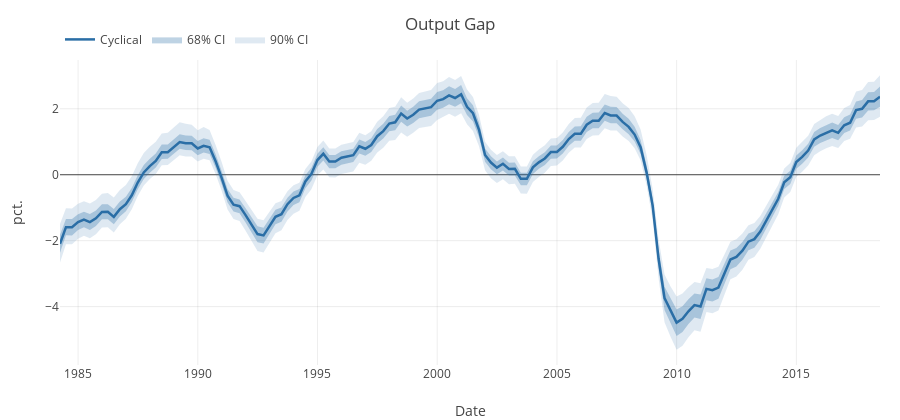
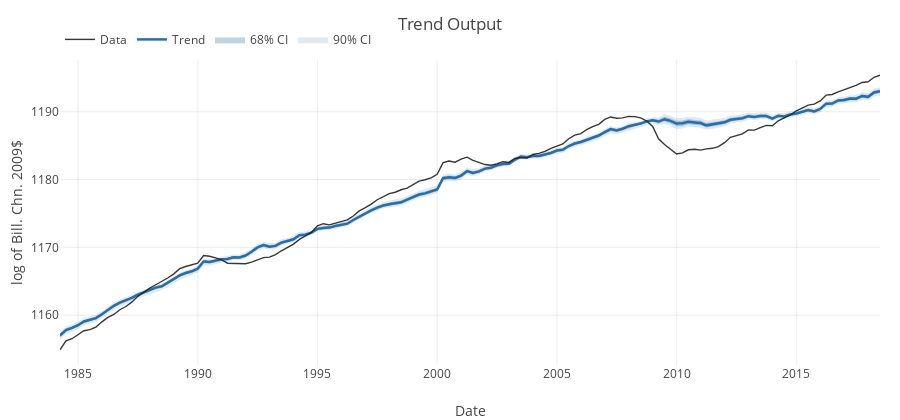
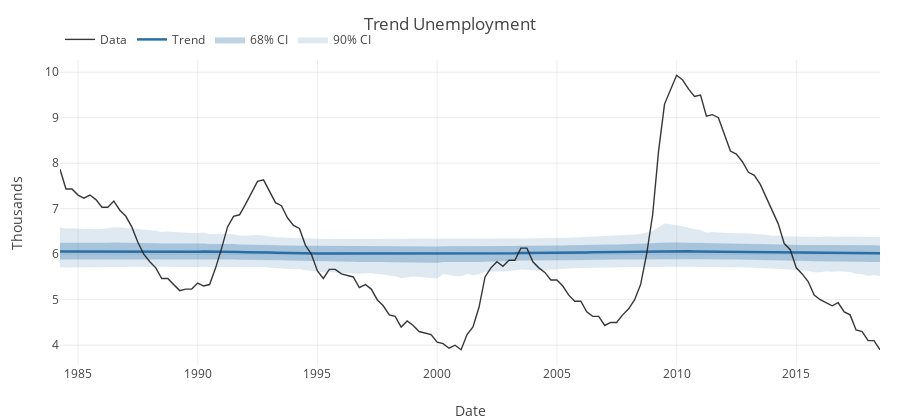
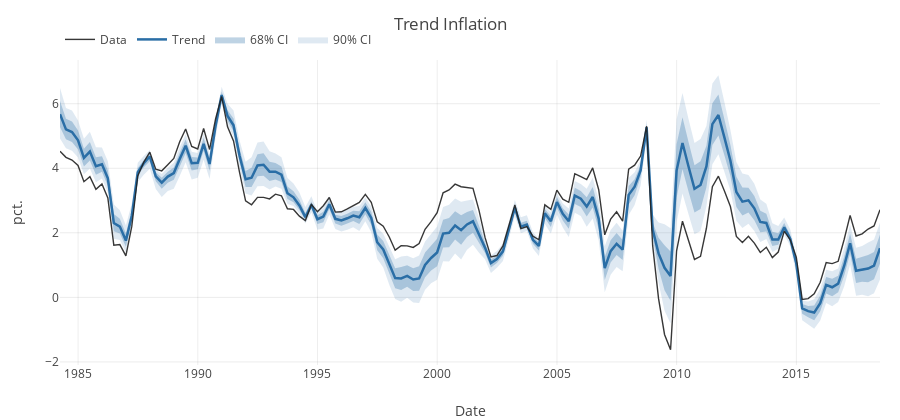

Source (notebook cell) for these figures, in order:
### Code cell
main_color = "#2A6EA6"                    # median line
band68     = "rgba(42,110,166,0.30)"      # inner band
band90     = "rgba(42,110,166,0.15)"      # outer band
data_color = "#222222"                    # raw data

# ============= Business Cyclical =============
plt_cycle = Plot([
    scatter(x=date, y=α_05[C_ind,:].*σʸ[1], mode="lines",
            line=attr(color="rgba(0,0,0,0)"), hoverinfo="skip", showlegend=false),
    scatter(x=date, y=α_95[C_ind,:].*σʸ[1], mode="lines", name="90% CI",
            fill="tonexty", fillcolor=band90, line=attr(color="rgba(0,0,0,0)")),
    scatter(x=date, y=α_16[C_ind,:].*σʸ[1], mode="lines",
            line=attr(color="rgba(0,0,0,0)"), hoverinfo="skip", showlegend=false),
    scatter(x=date, y=α_84[C_ind,:].*σʸ[1], mode="lines", name="68% CI",
            fill="tonexty", fillcolor=band68, line=attr(color="rgba(0,0,0,0)")),
    scatter(x=date, y=α_med[C_ind,:].*σʸ[1], mode="lines", name="Cyclical",
            line=attr(color=main_color, width=2.5))
],
Layout(
    title="Output Gap", template="plotly_white", hovermode="x unified",
    width=900, height=420, margin=attr(l=60,r=20,t=60,b=55),
    xaxis=attr(title="Date", showgrid=true, zeroline=true),
    yaxis=attr(title="pct.", gridcolor="rgba(0,0,0,0.08)", zeroline=true),
    legend=attr(orientation="h", x=0.0, y=1.02, yanchor="bottom", bgcolor="rgba(0,0,0,0)")
))
display(plt_cycle)


# ============= Trend output + Data =============
plt_trend = Plot([
    # 90% band (lower then upper, fill to next y)
    scatter(x=date, y=α_05[τ_y,:].*σʸ[1], mode="lines",
            line=attr(color="rgba(0,0,0,0)"), hoverinfo="skip", showlegend=false),
    scatter(x=date, y=α_95[τ_y,:].*σʸ[1], mode="lines", name="90% CI",
            fill="tonexty", fillcolor=band90, line=attr(color="rgba(0,0,0,0)")),
    # 68% band
    scatter(x=date, y=α_16[τ_y,:].*σʸ[1], mode="lines",
            line=attr(color="rgba(0,0,0,0)"), hoverinfo="skip", showlegend=false),
    scatter(x=date, y=α_84[τ_y,:].*σʸ[1], mode="lines", name="68% CI",
            fill="tonexty", fillcolor=band68, line=attr(color="rgba(0,0,0,0)")),
    # median & data
    scatter(x=date, y=α_med[τ_y,:].*σʸ[1], mode="lines", name="Trend",
            line=attr(color=main_color, width=2.5)),
    scatter(x=date, y=y, mode="lines", name="Data",
            line=attr(color=data_color, width=1.4), opacity=0.9)
],
Layout(
    title="Trend Output", template="plotly_white", hovermode="x unified",
    width=900, height=420, margin=attr(l=60,r=20,t=60,b=55),
    xaxis=attr(title="Date", showgrid=true, zeroline=false),
    yaxis=attr(title="log of Bill. Chn. 2009\$", gridcolor="rgba(0,0,0,0.08)", zeroline=false),
    legend=attr(orientation="h", x=0.0, y=1.02, yanchor="bottom", bgcolor="rgba(0,0,0,0)")
))
display(plt_trend)


# ============= Trend Unemployment =============
plt_trend = Plot([
    # 90% band (lower then upper, fill to next y)
    scatter(x=date, y=α_05[τ_u,:].*σʸ[2], mode="lines",
            line=attr(color="rgba(0,0,0,0)"), hoverinfo="skip", showlegend=false),
    scatter(x=date, y=α_95[τ_u,:].*σʸ[2], mode="lines", name="90% CI",
            fill="tonexty", fillcolor=band90, line=attr(color="rgba(0,0,0,0)")),
    # 68% band
    scatter(x=date, y=α_16[τ_u,:].*σʸ[2], mode="lines",
            line=attr(color="rgba(0,0,0,0)"), hoverinfo="skip", showlegend=false),
    scatter(x=date, y=α_84[τ_u,:].*σʸ[2], mode="lines", name="68% CI",
            fill="tonexty", fillcolor=band68, line=attr(color="rgba(0,0,0,0)")),
    # median & data
    scatter(x=date, y=α_med[τ_u,:].*σʸ[2], mode="lines", name="Trend",
            line=attr(color=main_color, width=2.5)),
    scatter(x=date, y=u_data, mode="lines", name="Data",
            line=attr(color=data_color, width=1.4), opacity=0.9)
],
Layout(
    title="Trend Unemployment", template="plotly_white", hovermode="x unified",
    width=900, height=420, margin=attr(l=60,r=20,t=60,b=55),
    xaxis=attr(title="Date", showgrid=true, zeroline=false),
    yaxis=attr(title="Thousands", gridcolor="rgba(0,0,0,0.08)", zeroline=false),
    legend=attr(orientation="h", x=0.0, y=1.02, yanchor="bottom", bgcolor="rgba(0,0,0,0)")
))
display(plt_trend)

# ============= Trend Inflation =============
plt_trend = Plot([
    # 90% band (lower then upper, fill to next y)
        scatter(x=date, y=α_05[τ_π,:].*σʸ[3], mode="lines",
            line=attr(color="rgba(0,0,0,0)"), hoverinfo="skip", showlegend=false),
    scatter(x=date, y=α_95[τ_π,:].*σʸ[3], mode="lines", name="90% CI",
            fill="tonexty", fillcolor=band90, line=attr(color="rgba(0,0,0,0)")),
    # 68% band
    scatter(x=date, y=α_16[τ_π,:].*σʸ[3], mode="lines",
            line=attr(color="rgba(0,0,0,0)"), hoverinfo="skip", showlegend=false),
    scatter(x=date, y=α_84[τ_π,:].*σʸ[3], mode="lines", name="68% CI",
            fill="tonexty", fillcolor=band68, line=attr(color="rgba(0,0,0,0)")),
    # median & data
    scatter(x=date, y=α_med[τ_π,:].*σʸ[3], mode="lines", name="Trend",
            line=attr(color=main_color, width=2.5)),
    scatter(x=date, y=π_data, mode="lines", name="Data",
            line=attr(color=data_color, width=1.4), opacity=0.9)
],
Layout(
    title="Trend Inflation", template="plotly_white", hovermode="x unified",
    width=900, height=420, margin=attr(l=60,r=20,t=60,b=55),
    xaxis=attr(title="Date", showgrid=true, zeroline=false),
    yaxis=attr(title="pct.", gridcolor="rgba(0,0,0,0.08)", zeroline=false),
    legend=attr(orientation="h", x=0.0, y=1.02, yanchor="bottom", bgcolor="rgba(0,0,0,0)")
))
display(plt_trend)

### Figure 1 — Plotly figure (JSON) as saved in the notebook; plotly's stock layout.template omitted (floating-point values rounded to 4 significant figures; data arrays with more than 128 entries replaced by an {"elided": "..."} marker saying what was removed)
{"data": [{"hoverinfo": "skip", "line": {"color": "rgba(0,0,0,0)"}, "mode": "lines", "showlegend": false, "type": "scatter", "x": {"elided": "138 str values"}, "y": {"elided": "138 float values"}}, {"fill": "tonexty", "fillcolor": "rgba(42,110,166,0.15)", "line": {"color": "rgba(0,0,0,0)"}, "mode": "lines", "name": "90% CI", "type": "scatter", "x": {"elided": "138 str values"}, "y": {"elided": "138 float values"}}, {"hoverinfo": "skip", "line": {"color": "rgba(0,0,0,0)"}, "mode": "lines", "showlegend": false, "type": "scatter", "x": {"elided": "138 str values"}, "y": {"elided": "138 float values"}}, {"fill": "tonexty", "fillcolor": "rgba(42,110,166,0.30)", "line": {"color": "rgba(0,0,0,0)"}, "mode": "lines", "name": "68% CI", "type": "scatter", "x": {"elided": "138 str values"}, "y": {"elided": "138 float values"}}, {"line": {"color": "#2A6EA6", "width": 2.5}, "mode": "lines", "name": "Cyclical", "type": "scatter", "x": {"elided": "138 str values"}, "y": {"elided": "138 float values"}}], "layout": {"height": 420, "hovermode": "x unified", "legend": {"bgcolor": "rgba(0,0,0,0)", "orientation": "h", "x": 0, "y": 1.02, "yanchor": "bottom"}, "margin": {"b": 55, "l": 60, "r": 20, "t": 60}, "title": "Output Gap", "width": 900, "xaxis": {"showgrid": true, "title": "Date", "zeroline": true}, "yaxis": {"gridcolor": "rgba(0,0,0,0.08)", "title": "pct.", "zeroline": true}}}

### Figure 2 — Plotly figure (JSON) as saved in the notebook; plotly's stock layout.template omitted (floating-point values rounded to 4 significant figures; data arrays with more than 128 entries replaced by an {"elided": "..."} marker saying what was removed)
{"data": [{"hoverinfo": "skip", "line": {"color": "rgba(0,0,0,0)"}, "mode": "lines", "showlegend": false, "type": "scatter", "x": {"elided": "138 str values"}, "y": {"elided": "138 float values"}}, {"fill": "tonexty", "fillcolor": "rgba(42,110,166,0.15)", "line": {"color": "rgba(0,0,0,0)"}, "mode": "lines", "name": "90% CI", "type": "scatter", "x": {"elided": "138 str values"}, "y": {"elided": "138 float values"}}, {"hoverinfo": "skip", "line": {"color": "rgba(0,0,0,0)"}, "mode": "lines", "showlegend": false, "type": "scatter", "x": {"elided": "138 str values"}, "y": {"elided": "138 float values"}}, {"fill": "tonexty", "fillcolor": "rgba(42,110,166,0.30)", "line": {"color": "rgba(0,0,0,0)"}, "mode": "lines", "name": "68% CI", "type": "scatter", "x": {"elided": "138 str values"}, "y": {"elided": "138 float values"}}, {"line": {"color": "#2A6EA6", "width": 2.5}, "mode": "lines", "name": "Trend", "type": "scatter", "x": {"elided": "138 str values"}, "y": {"elided": "138 float values"}}, {"line": {"color": "#222222", "width": 1.4}, "mode": "lines", "name": "Data", "opacity": 0.9, "type": "scatter", "x": {"elided": "138 str values"}, "y": {"elided": "138 float values"}}], "layout": {"height": 420, "hovermode": "x unified", "legend": {"bgcolor": "rgba(0,0,0,0)", "orientation": "h", "x": 0, "y": 1.02, "yanchor": "bottom"}, "margin": {"b": 55, "l": 60, "r": 20, "t": 60}, "title": "Trend Output", "width": 900, "xaxis": {"showgrid": true, "title": "Date", "zeroline": false}, "yaxis": {"gridcolor": "rgba(0,0,0,0.08)", "title": "log of Bill. Chn. 2009$", "zeroline": false}}}

### Figure 3 — Plotly figure (JSON) as saved in the notebook; plotly's stock layout.template omitted (floating-point values rounded to 4 significant figures; data arrays with more than 128 entries replaced by an {"elided": "..."} marker saying what was removed)
{"data": [{"hoverinfo": "skip", "line": {"color": "rgba(0,0,0,0)"}, "mode": "lines", "showlegend": false, "type": "scatter", "x": {"elided": "138 str values"}, "y": {"elided": "138 float values"}}, {"fill": "tonexty", "fillcolor": "rgba(42,110,166,0.15)", "line": {"color": "rgba(0,0,0,0)"}, "mode": "lines", "name": "90% CI", "type": "scatter", "x": {"elided": "138 str values"}, "y": {"elided": "138 float values"}}, {"hoverinfo": "skip", "line": {"color": "rgba(0,0,0,0)"}, "mode": "lines", "showlegend": false, "type": "scatter", "x": {"elided": "138 str values"}, "y": {"elided": "138 float values"}}, {"fill": "tonexty", "fillcolor": "rgba(42,110,166,0.30)", "line": {"color": "rgba(0,0,0,0)"}, "mode": "lines", "name": "68% CI", "type": "scatter", "x": {"elided": "138 str values"}, "y": {"elided": "138 float values"}}, {"line": {"color": "#2A6EA6", "width": 2.5}, "mode": "lines", "name": "Trend", "type": "scatter", "x": {"elided": "138 str values"}, "y": {"elided": "138 float values"}}, {"line": {"color": "#222222", "width": 1.4}, "mode": "lines", "name": "Data", "opacity": 0.9, "type": "scatter", "x": {"elided": "138 str values"}, "y": {"elided": "138 float values"}}], "layout": {"height": 420, "hovermode": "x unified", "legend": {"bgcolor": "rgba(0,0,0,0)", "orientation": "h", "x": 0, "y": 1.02, "yanchor": "bottom"}, "margin": {"b": 55, "l": 60, "r": 20, "t": 60}, "title": "Trend Unemployment", "width": 900, "xaxis": {"showgrid": true, "title": "Date", "zeroline": false}, "yaxis": {"gridcolor": "rgba(0,0,0,0.08)", "title": "Thousands", "zeroline": false}}}

### Figure 4 — Plotly figure (JSON) as saved in the notebook; plotly's stock layout.template omitted (floating-point values rounded to 4 significant figures; data arrays with more than 128 entries replaced by an {"elided": "..."} marker saying what was removed)
{"data": [{"hoverinfo": "skip", "line": {"color": "rgba(0,0,0,0)"}, "mode": "lines", "showlegend": false, "type": "scatter", "x": {"elided": "138 str values"}, "y": {"elided": "138 float values"}}, {"fill": "tonexty", "fillcolor": "rgba(42,110,166,0.15)", "line": {"color": "rgba(0,0,0,0)"}, "mode": "lines", "name": "90% CI", "type": "scatter", "x": {"elided": "138 str values"}, "y": {"elided": "138 float values"}}, {"hoverinfo": "skip", "line": {"color": "rgba(0,0,0,0)"}, "mode": "lines", "showlegend": false, "type": "scatter", "x": {"elided": "138 str values"}, "y": {"elided": "138 float values"}}, {"fill": "tonexty", "fillcolor": "rgba(42,110,166,0.30)", "line": {"color": "rgba(0,0,0,0)"}, "mode": "lines", "name": "68% CI", "type": "scatter", "x": {"elided": "138 str values"}, "y": {"elided": "138 float values"}}, {"line": {"color": "#2A6EA6", "width": 2.5}, "mode": "lines", "name": "Trend", "type": "scatter", "x": {"elided": "138 str values"}, "y": {"elided": "138 float values"}}, {"line": {"color": "#222222", "width": 1.4}, "mode": "lines", "name": "Data", "opacity": 0.9, "type": "scatter", "x": {"elided": "138 str values"}, "y": {"elided": "138 float values"}}], "layout": {"height": 420, "hovermode": "x unified", "legend": {"bgcolor": "rgba(0,0,0,0)", "orientation": "h", "x": 0, "y": 1.02, "yanchor": "bottom"}, "margin": {"b": 55, "l": 60, "r": 20, "t": 60}, "title": "Trend Inflation", "width": 900, "xaxis": {"showgrid": true, "title": "Date", "zeroline": false}, "yaxis": {"gridcolor": "rgba(0,0,0,0.08)", "title": "pct.", "zeroline": false}}}
